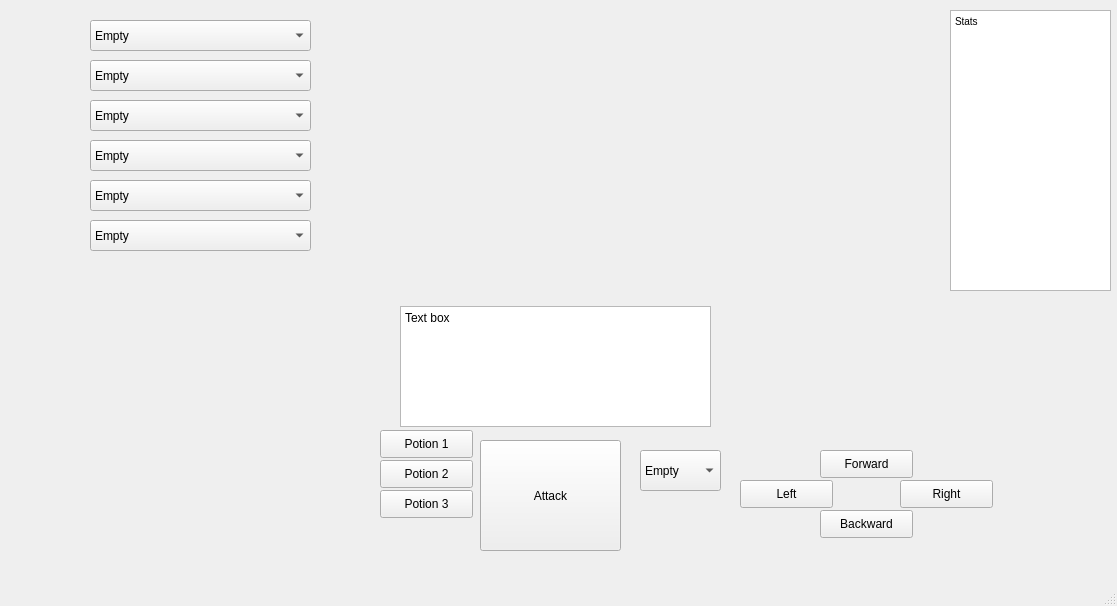
<?xml version="1.0" encoding="UTF-8"?>
<ui version="4.0">
 <class>MainWindow</class>
 <widget class="QMainWindow" name="MainWindow">
  <property name="geometry">
   <rect>
    <x>0</x>
    <y>0</y>
    <width>1117</width>
    <height>606</height>
   </rect>
  </property>
  <property name="windowTitle">
   <string>MainWindow</string>
  </property>
  <widget class="QWidget" name="centralwidget">
   <widget class="QPushButton" name="Forward_button">
    <property name="geometry">
     <rect>
      <x>820</x>
      <y>450</y>
      <width>93</width>
      <height>28</height>
     </rect>
    </property>
    <property name="text">
     <string>Forward</string>
    </property>
   </widget>
   <widget class="QPushButton" name="Backward_button">
    <property name="geometry">
     <rect>
      <x>820</x>
      <y>510</y>
      <width>93</width>
      <height>28</height>
     </rect>
    </property>
    <property name="text">
     <string>Backward</string>
    </property>
   </widget>
   <widget class="QPushButton" name="Right_button">
    <property name="geometry">
     <rect>
      <x>900</x>
      <y>480</y>
      <width>93</width>
      <height>28</height>
     </rect>
    </property>
    <property name="text">
     <string>Right</string>
    </property>
   </widget>
   <widget class="QPushButton" name="Left_button">
    <property name="geometry">
     <rect>
      <x>740</x>
      <y>480</y>
      <width>93</width>
      <height>28</height>
     </rect>
    </property>
    <property name="text">
     <string>Left</string>
    </property>
   </widget>
   <widget class="QPushButton" name="Attack_button">
    <property name="geometry">
     <rect>
      <x>480</x>
      <y>440</y>
      <width>141</width>
      <height>111</height>
     </rect>
    </property>
    <property name="text">
     <string>Attack</string>
    </property>
   </widget>
   <widget class="QTextEdit" name="Player_stats">
    <property name="geometry">
     <rect>
      <x>950</x>
      <y>10</y>
      <width>161</width>
      <height>281</height>
     </rect>
    </property>
    <property name="readOnly">
     <bool>true</bool>
    </property>
    <property name="html">
     <string>&lt;!DOCTYPE HTML PUBLIC &quot;-//W3C//DTD HTML 4.0//EN&quot; &quot;http://www.w3.org/TR/REC-html40/strict.dtd&quot;&gt;
&lt;html&gt;&lt;head&gt;&lt;meta name=&quot;qrichtext&quot; content=&quot;1&quot; /&gt;&lt;style type=&quot;text/css&quot;&gt;
p, li { white-space: pre-wrap; }
&lt;/style&gt;&lt;/head&gt;&lt;body style=&quot; font-family:'MS Shell Dlg 2'; font-size:7.8pt; font-weight:400; font-style:normal;&quot;&gt;
&lt;p style=&quot; margin-top:0px; margin-bottom:0px; margin-left:0px; margin-right:0px; -qt-block-indent:0; text-indent:0px;&quot;&gt;Stats&lt;/p&gt;&lt;/body&gt;&lt;/html&gt;</string>
    </property>
   </widget>
   <widget class="QPlainTextEdit" name="Main_text_box">
    <property name="geometry">
     <rect>
      <x>400</x>
      <y>306</y>
      <width>311</width>
      <height>121</height>
     </rect>
    </property>
    <property name="readOnly">
     <bool>true</bool>
    </property>
    <property name="plainText">
     <string>Text box</string>
    </property>
   </widget>
   <widget class="QLabel" name="Image_box">
    <property name="geometry">
     <rect>
      <x>410</x>
      <y>60</y>
      <width>261</width>
      <height>181</height>
     </rect>
    </property>
    <property name="text">
     <string/>
    </property>
    <property name="pixmap">
     <pixmap resource="Map_images.qrc">:/rooms/dungeon1.jpg</pixmap>
    </property>
    <property name="scaledContents">
     <bool>true</bool>
    </property>
   </widget>
   <widget class="QLabel" name="Map_box">
    <property name="geometry">
     <rect>
      <x>20</x>
      <y>310</y>
      <width>351</width>
      <height>241</height>
     </rect>
    </property>
    <property name="text">
     <string/>
    </property>
    <property name="pixmap">
     <pixmap resource="Map_images.qrc">:/floor_1/Revised_Map.png</pixmap>
    </property>
    <property name="scaledContents">
     <bool>true</bool>
    </property>
   </widget>
   <widget class="QPushButton" name="Potion_one">
    <property name="geometry">
     <rect>
      <x>380</x>
      <y>430</y>
      <width>93</width>
      <height>28</height>
     </rect>
    </property>
    <property name="text">
     <string>Potion 1</string>
    </property>
   </widget>
   <widget class="QPushButton" name="Potion_two">
    <property name="geometry">
     <rect>
      <x>380</x>
      <y>460</y>
      <width>93</width>
      <height>28</height>
     </rect>
    </property>
    <property name="text">
     <string>Potion 2</string>
    </property>
   </widget>
   <widget class="QPushButton" name="Potion_three">
    <property name="geometry">
     <rect>
      <x>380</x>
      <y>490</y>
      <width>93</width>
      <height>28</height>
     </rect>
    </property>
    <property name="text">
     <string>Potion 3</string>
    </property>
   </widget>
   <widget class="QComboBox" name="Head_armor">
    <property name="geometry">
     <rect>
      <x>90</x>
      <y>20</y>
      <width>221</width>
      <height>31</height>
     </rect>
    </property>
    <item>
     <property name="text">
      <string>Empty</string>
     </property>
    </item>
   </widget>
   <widget class="QComboBox" name="Body_armor">
    <property name="geometry">
     <rect>
      <x>90</x>
      <y>60</y>
      <width>221</width>
      <height>31</height>
     </rect>
    </property>
    <item>
     <property name="text">
      <string>Empty</string>
     </property>
    </item>
   </widget>
   <widget class="QComboBox" name="Gauntlet_left">
    <property name="geometry">
     <rect>
      <x>90</x>
      <y>100</y>
      <width>221</width>
      <height>31</height>
     </rect>
    </property>
    <item>
     <property name="text">
      <string>Empty</string>
     </property>
    </item>
   </widget>
   <widget class="QComboBox" name="Gauntlet_right">
    <property name="geometry">
     <rect>
      <x>90</x>
      <y>140</y>
      <width>221</width>
      <height>31</height>
     </rect>
    </property>
    <item>
     <property name="text">
      <string>Empty</string>
     </property>
    </item>
   </widget>
   <widget class="QComboBox" name="Leg_armor_left">
    <property name="geometry">
     <rect>
      <x>90</x>
      <y>180</y>
      <width>221</width>
      <height>31</height>
     </rect>
    </property>
    <item>
     <property name="text">
      <string>Empty</string>
     </property>
    </item>
   </widget>
   <widget class="QComboBox" name="Leg_armor_right">
    <property name="geometry">
     <rect>
      <x>90</x>
      <y>220</y>
      <width>221</width>
      <height>31</height>
     </rect>
    </property>
    <item>
     <property name="text">
      <string>Empty</string>
     </property>
    </item>
   </widget>
   <widget class="QLabel" name="Fight_label">
    <property name="geometry">
     <rect>
      <x>30</x>
      <y>510</y>
      <width>41</width>
      <height>31</height>
     </rect>
    </property>
    <property name="text">
     <string/>
    </property>
    <property name="pixmap">
     <pixmap resource="Map_images.qrc">:/fighter/fighter.jpg</pixmap>
    </property>
    <property name="scaledContents">
     <bool>true</bool>
    </property>
   </widget>
   <widget class="QLabel" name="Orc_label">
    <property name="geometry">
     <rect>
      <x>250</x>
      <y>319</y>
      <width>41</width>
      <height>31</height>
     </rect>
    </property>
    <property name="text">
     <string/>
    </property>
    <property name="pixmap">
     <pixmap resource="Map_images.qrc">:/enemy/orc.jpg</pixmap>
    </property>
    <property name="scaledContents">
     <bool>true</bool>
    </property>
   </widget>
   <widget class="QLabel" name="Goblin_label">
    <property name="geometry">
     <rect>
      <x>160</x>
      <y>510</y>
      <width>31</width>
      <height>31</height>
     </rect>
    </property>
    <property name="text">
     <string/>
    </property>
    <property name="pixmap">
     <pixmap resource="Map_images.qrc">:/enemy/goblin.jpg</pixmap>
    </property>
    <property name="scaledContents">
     <bool>true</bool>
    </property>
   </widget>
   <widget class="QLabel" name="Bandit_label">
    <property name="geometry">
     <rect>
      <x>190</x>
      <y>410</y>
      <width>41</width>
      <height>41</height>
     </rect>
    </property>
    <property name="text">
     <string/>
    </property>
    <property name="pixmap">
     <pixmap resource="Map_images.qrc">:/enemy/bandit.jpg</pixmap>
    </property>
    <property name="scaledContents">
     <bool>true</bool>
    </property>
   </widget>
   <widget class="QComboBox" name="Weapon">
    <property name="geometry">
     <rect>
      <x>640</x>
      <y>450</y>
      <width>81</width>
      <height>41</height>
     </rect>
    </property>
    <item>
     <property name="text">
      <string>Empty</string>
     </property>
    </item>
   </widget>
  </widget>
  <widget class="QMenuBar" name="menubar">
   <property name="geometry">
    <rect>
     <x>0</x>
     <y>0</y>
     <width>1117</width>
     <height>26</height>
    </rect>
   </property>
  </widget>
  <widget class="QStatusBar" name="statusbar"/>
 </widget>
 <resources>
  <include location="Map_images.qrc"/>
 </resources>
 <connections/>
</ui>
